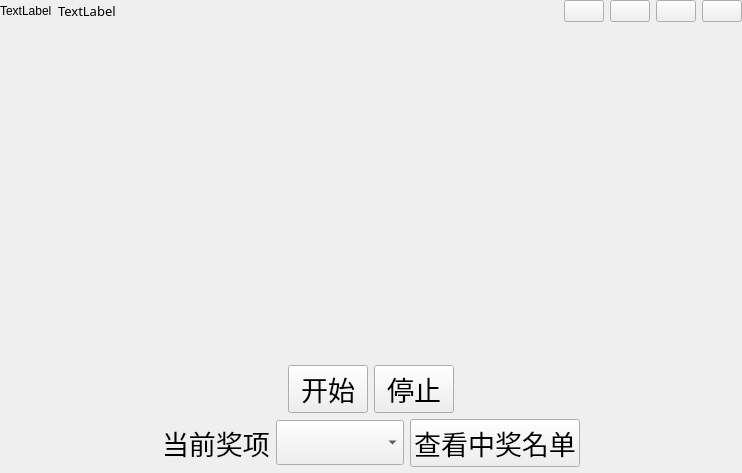
<?xml version="1.0" encoding="UTF-8"?>
<ui version="4.0">
 <class>Widget</class>
 <widget class="QWidget" name="Widget">
  <property name="enabled">
   <bool>true</bool>
  </property>
  <property name="geometry">
   <rect>
    <x>0</x>
    <y>0</y>
    <width>742</width>
    <height>473</height>
   </rect>
  </property>
  <property name="minimumSize">
   <size>
    <width>742</width>
    <height>473</height>
   </size>
  </property>
  <property name="windowTitle">
   <string>Widget</string>
  </property>
  <layout class="QGridLayout" name="gridLayout_3" rowstretch="0,1,0,0" rowminimumheight="0,0,0,0">
   <property name="leftMargin">
    <number>0</number>
   </property>
   <property name="topMargin">
    <number>0</number>
   </property>
   <property name="rightMargin">
    <number>0</number>
   </property>
   <property name="bottomMargin">
    <number>0</number>
   </property>
   <item row="0" column="0">
    <widget class="MyWidget" name="widget" native="true">
     <layout class="QGridLayout" name="gridLayout_4">
      <property name="leftMargin">
       <number>0</number>
      </property>
      <property name="topMargin">
       <number>0</number>
      </property>
      <property name="rightMargin">
       <number>0</number>
      </property>
      <property name="bottomMargin">
       <number>0</number>
      </property>
      <property name="spacing">
       <number>6</number>
      </property>
      <item row="0" column="2">
       <spacer name="horizontalSpacer_3">
        <property name="orientation">
         <enum>Qt::Horizontal</enum>
        </property>
        <property name="sizeHint" stdset="0">
         <size>
          <width>431</width>
          <height>20</height>
         </size>
        </property>
       </spacer>
      </item>
      <item row="0" column="4">
       <widget class="QPushButton" name="pushButton_3">
        <property name="text">
         <string/>
        </property>
       </widget>
      </item>
      <item row="0" column="1">
       <widget class="QLabel" name="label_3">
        <property name="font">
         <font>
          <family>微软雅黑</family>
          <pointsize>10</pointsize>
         </font>
        </property>
        <property name="text">
         <string>TextLabel</string>
        </property>
       </widget>
      </item>
      <item row="0" column="0">
       <widget class="QLabel" name="label_2">
        <property name="text">
         <string>TextLabel</string>
        </property>
       </widget>
      </item>
      <item row="0" column="8">
       <widget class="QPushButton" name="pushButton_2">
        <property name="text">
         <string/>
        </property>
       </widget>
      </item>
      <item row="0" column="9">
       <widget class="QPushButton" name="pushButton">
        <property name="text">
         <string/>
        </property>
       </widget>
      </item>
      <item row="0" column="3">
       <widget class="QPushButton" name="pushButton_4">
        <property name="text">
         <string/>
        </property>
       </widget>
      </item>
     </layout>
    </widget>
   </item>
   <item row="1" column="0">
    <widget class="QWidget" name="widgetGridLayout" native="true">
     <layout class="QGridLayout" name="gridLayout_2">
      <property name="leftMargin">
       <number>0</number>
      </property>
      <property name="topMargin">
       <number>0</number>
      </property>
      <property name="rightMargin">
       <number>0</number>
      </property>
      <property name="bottomMargin">
       <number>0</number>
      </property>
      <item row="0" column="0">
       <layout class="QGridLayout" name="gridLayout"/>
      </item>
     </layout>
    </widget>
   </item>
   <item row="2" column="0">
    <layout class="QHBoxLayout" name="horizontalLayout_2">
     <item>
      <spacer name="horizontalSpacer">
       <property name="orientation">
        <enum>Qt::Horizontal</enum>
       </property>
       <property name="sizeHint" stdset="0">
        <size>
         <width>40</width>
         <height>20</height>
        </size>
       </property>
      </spacer>
     </item>
     <item>
      <layout class="QHBoxLayout" name="horizontalLayout">
       <item>
        <widget class="QPushButton" name="pushButton_5">
         <property name="font">
          <font>
           <family>黑体</family>
           <pointsize>20</pointsize>
          </font>
         </property>
         <property name="text">
          <string>开始</string>
         </property>
        </widget>
       </item>
       <item>
        <widget class="QPushButton" name="pushButton_6">
         <property name="font">
          <font>
           <family>黑体</family>
           <pointsize>20</pointsize>
          </font>
         </property>
         <property name="text">
          <string>停止</string>
         </property>
        </widget>
       </item>
      </layout>
     </item>
     <item>
      <spacer name="horizontalSpacer_2">
       <property name="orientation">
        <enum>Qt::Horizontal</enum>
       </property>
       <property name="sizeHint" stdset="0">
        <size>
         <width>40</width>
         <height>20</height>
        </size>
       </property>
      </spacer>
     </item>
    </layout>
   </item>
   <item row="3" column="0">
    <layout class="QHBoxLayout" name="horizontalLayout_4">
     <item>
      <spacer name="horizontalSpacer_4">
       <property name="orientation">
        <enum>Qt::Horizontal</enum>
       </property>
       <property name="sizeHint" stdset="0">
        <size>
         <width>40</width>
         <height>20</height>
        </size>
       </property>
      </spacer>
     </item>
     <item>
      <layout class="QHBoxLayout" name="horizontalLayout_5" stretch="0,1,0">
       <property name="bottomMargin">
        <number>6</number>
       </property>
       <item>
        <widget class="QLabel" name="label">
         <property name="font">
          <font>
           <family>黑体</family>
           <pointsize>20</pointsize>
          </font>
         </property>
         <property name="text">
          <string>当前奖项</string>
         </property>
        </widget>
       </item>
       <item>
        <widget class="QComboBox" name="comboBox">
         <property name="font">
          <font>
           <family>黑体</family>
           <pointsize>20</pointsize>
          </font>
         </property>
        </widget>
       </item>
       <item>
        <widget class="QPushButton" name="pushButton_7">
         <property name="font">
          <font>
           <family>黑体</family>
           <pointsize>20</pointsize>
          </font>
         </property>
         <property name="text">
          <string>查看中奖名单</string>
         </property>
        </widget>
       </item>
      </layout>
     </item>
     <item>
      <spacer name="horizontalSpacer_5">
       <property name="orientation">
        <enum>Qt::Horizontal</enum>
       </property>
       <property name="sizeHint" stdset="0">
        <size>
         <width>40</width>
         <height>20</height>
        </size>
       </property>
      </spacer>
     </item>
    </layout>
   </item>
  </layout>
 </widget>
 <layoutdefault spacing="6" margin="11"/>
 <customwidgets>
  <customwidget>
   <class>MyWidget</class>
   <extends>QWidget</extends>
   <header location="global">mywidget.h</header>
   <container>1</container>
  </customwidget>
 </customwidgets>
 <resources/>
 <connections/>
</ui>
